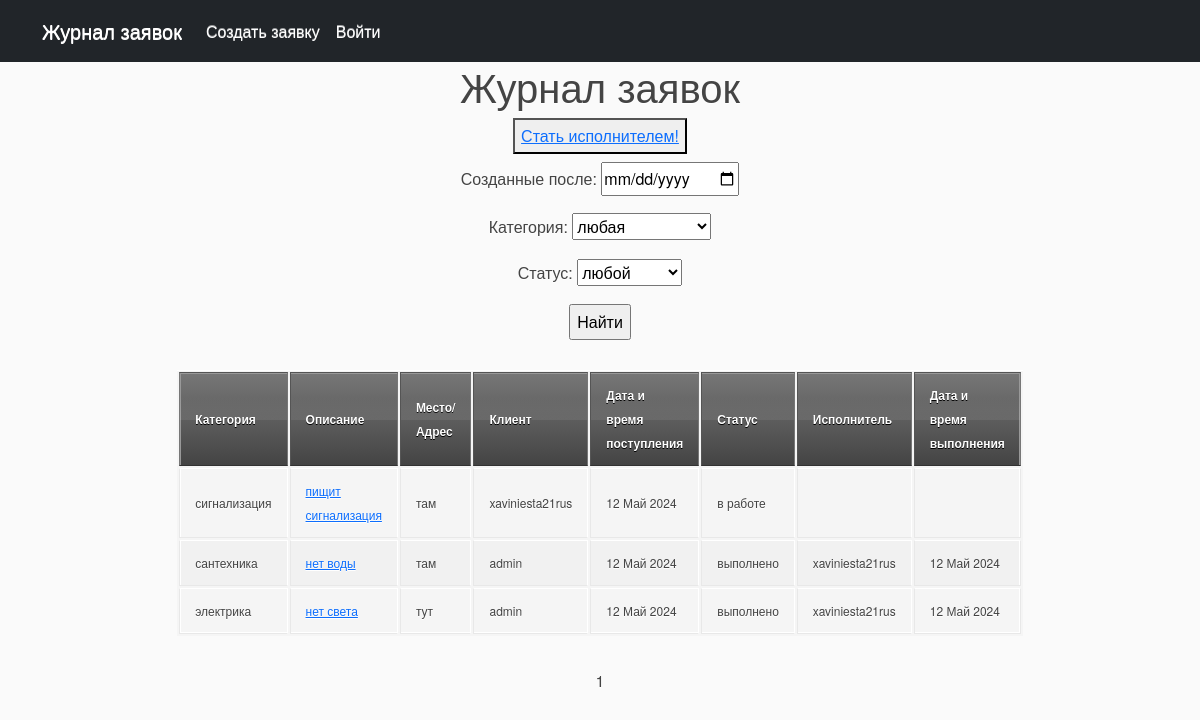
The page / on the database its author committed.
### task/models.py (models this page shows, shortened)
class Task(models.Model):
    customer = models.ForeignKey(User, on_delete=models.CASCADE, blank=True, null=True)
    time_in = models.DateTimeField(auto_now_add=True)
    time_out = models.DateTimeField(null=True)
    category = models.ForeignKey(Category, on_delete=models.CASCADE)
    text = models.TextField()
    place = models.TextField(max_length=255)
    complete = models.BooleanField(default=False, choices=STATUS)
    executor = models.TextField(blank=True, null=True, default='')

class Category(models.Model):
    name = models.CharField(max_length=25, unique=True)
    def __str__(self):
        return self.name

### task/views.py (the view)
# urls.py: path('', TaskList.as_view()),
class TaskList(ListView):
    model = Task
    ordering = '-time_in'
    template_name = 'task_list.html'
    context_object_name = 'task_list'
    paginate_by = 10
    def get_queryset(self):
        queryset = super().get_queryset()
        self.filterset = TaskFilter(self.request.GET, queryset)
        return self.filterset.qs
    def get_context_data(self, **kwargs):
        context = super().get_context_data(**kwargs)
        context['filterset'] = self.filterset
        context['is_not_executors'] = not self.request.user.groups.filter(name='executors').exists()
        return context

### templates/task_list.html (shortened to what this page needs)
{% extends 'flatpages/default.html' %}
{% load custom_tags %}
{% block content %}
    <h1>Журнал заявок</h1>
            {% if is_not_executors %}
            <button> <a href="upgrade/"> Стать исполнителем!</a> </button>
            {% endif %}
    <form action="" method="get">
       {{ filterset.form.as_p }}
       <input type="submit" value="Найти" />
   </form>
    <table>
                <tr>
                   <th>Категория</th>
                   <th>Описание</th>
                   <th>Место/Адрес</th>
                   <th>Клиент</th>
                   <th>Дата и время поступления</th>
                   <th>Статус</th>
                   <th>Исполнитель</th>
                   <th>Дата и время выполнения</th>
                </tr>
        {% for task in task_list %}
        <tr>
                    <td>{{ task.category }}</td>
                    <td><a href="{% url 'tasks' task.id %}">{{ task.text|truncatewords:20 }}</a></td>
                    <td>{{ task.place }}</td>
                    <td>{{ task.customer }}</td>
                    <td>{{ task.time_in|date:'d M Y' }}</td>
                    <td>{{ task.get_complete_display }}</td>
                    <td>{{ task.executor }}</td>
                    <td>{{ task.time_out|date:'d M Y' }}</td>
        {% endfor %}
           </table>
   {{ page_obj.number }}
{% endblock content %}

### templates/flatpages/default.html (shortened to what this page needs)
<!DOCTYPE html>
<html lang="en">
    <head>
        {% load static %}
        <link href="{% static 'css/styles.css' %}" rel="stylesheet" />
        <link href="{% static 'css/table_style.css' %}" rel="stylesheet" />
    </head>
    <head>
    <body>
        <nav class="navbar navbar-expand-lg navbar-dark bg-dark static-top">
            <div class="container">
                <a class="navbar-brand" href="/">Журнал заявок</a>
                <div class="collapse navbar-collapse" id="navbarResponsive">
                    <ul class="navbar-nav ml-auto">
                        <li class="nav-item">
                            <a class="nav-link" href="/create/">Создать заявку</a>
                        </li>
                        {% if request.user.is_authenticated %}
                            <li class="nav-item">
                                <a class="nav-link" href="/accounts/logout/">Выйти</a>
                            </li>
                        {% else %}
                            <li class="nav-item">
                                <a class="nav-link" href="/accounts/login">Войти</a>
                            </li>
                        {% endif %}
                    </ul>
                </div>
            </div>
        </nav>
        <div class="container">
            <div class="row">
                <div class="col-lg-12 text-center">
                    {% block content %}{% endblock content %}
                </div>
            </div>
        </div>
    </body>
</html>

### static/css/table_style.css (style rules this page uses)
body { background: #fafafa url(https://jackrugile.com/images/misc/noise-diagonal.png); color: #444; font: 100%/30px 'Helvetica Neue', helvetica, arial, sans-serif; text-shadow: 0 1px 0 #fff; }
table { background: #f5f5f5; border-collapse: separate; box-shadow: inset 0 1px 0 #fff; font-size: 12px; line-height: 24px; margin: 30px auto; text-align: left; width: 800px; }
th { background: url(https://jackrugile.com/images/misc/noise-diagonal.png), linear-gradient(#777, #444); border-left: 1px solid #555; border-right: 1px solid #777; border-top: 1px solid #555; border-bottom: 1px solid #333; box-shadow: inset 0 1px 0 #999; color: #fff; font-weight: bold; padding: 10px 15px; position: relative; text-shadow: 0 1px 0 #000; }
th:after { background: linear-gradient(rgba(255,255,255,0), rgba(255,255,255,.08)); content: ''; display: block; height: 25%; left: 0; margin: 1px 0 0 0; position: absolute; top: 25%; width: 100%; }
th:first-child { border-left: 1px solid #777; box-shadow: inset 1px 1px 0 #999; }
th:last-child { box-shadow: inset -1px 1px 0 #999; }
td { border-right: 1px solid #fff; border-left: 1px solid #e8e8e8; border-top: 1px solid #fff; border-bottom: 1px solid #e8e8e8; padding: 10px 15px; position: relative; transition: all 300ms; }
td:first-child { box-shadow: inset 1px 0 0 #fff; }
td:last-child { border-right: 1px solid #e8e8e8; box-shadow: inset -1px 0 0 #fff; }
tr { background: url(https://jackrugile.com/images/misc/noise-diagonal.png); }
tr:nth-child(odd) td { background: #f1f1f1 url(https://jackrugile.com/images/misc/noise-diagonal.png); }
tr:last-of-type td { box-shadow: inset 0 -1px 0 #fff; }
tr:last-of-type td:first-child { box-shadow: inset 1px -1px 0 #fff; }
tr:last-of-type td:last-child { box-shadow: inset -1px -1px 0 #fff; }

### rows shown on the page
Task: category "сигнализация", text "пищит сигнализация", place "там", customer "xaviniesta21rus", time_in "12 Май 2024", complete "в работе"
Task: category "сантехника", text "нет воды", place "там", customer "admin", time_in "12 Май 2024", complete "выполнено", executor "xaviniesta21rus", time_out "12 Май 2024"
Task: category "электрика", text "нет света", place "тут", customer "admin", time_in "12 Май 2024", complete "выполнено", executor "xaviniesta21rus", time_out "12 Май 2024"

### other values the page prints
{{ page_obj.number }} "1"
